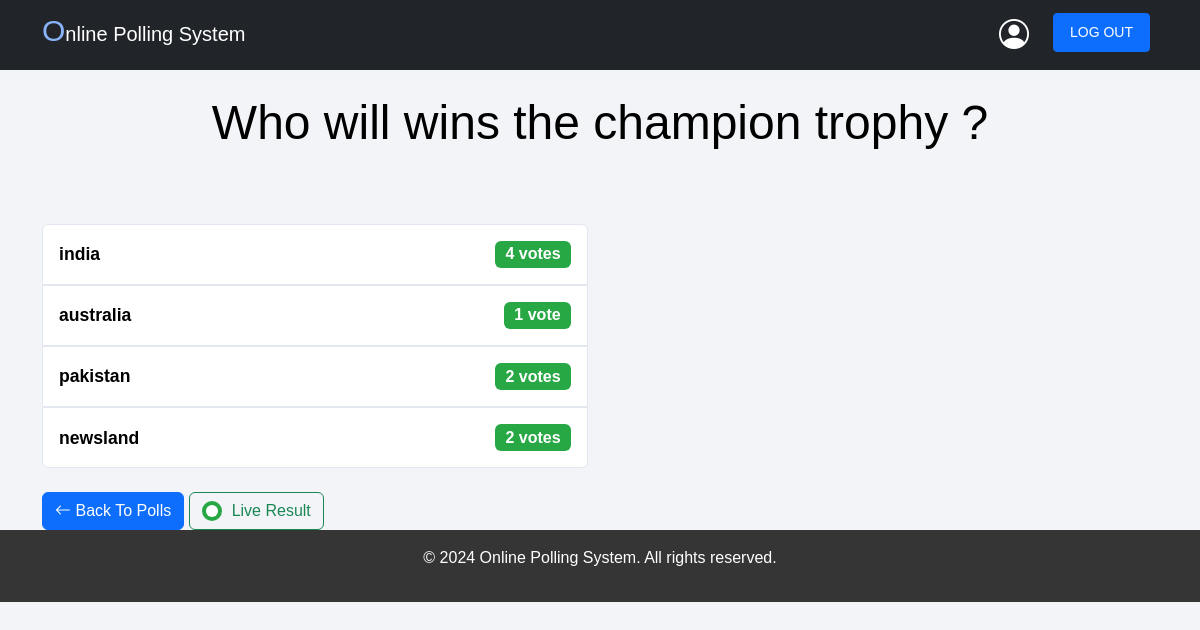
/polls/4/results/ (signed in), run on the app's committed database.
### polls/models.py (models this page shows, shortened)
class Question(models.Model):
    question_text = models.CharField(max_length=200)
    pub_date = models.DateTimeField('date published')

class Choice(models.Model):
    question = models.ForeignKey(Question, on_delete=models.CASCADE)
    choice_text = models.CharField(max_length=200)
    votes = models.IntegerField(default=0)

### polls/views.py (the view)
# urls.py: path('<int:question_id>/results/', views.results, name='results'),
@login_required
def results(request, question_id):
    question = Question.objects.filter(pk=question_id).first()
    if question is None:
        return render(request, 'polls/error.html', {'error_message': 'Question not found'}, status=404)
    user_vote = UserVote.objects.filter(user=request.user, question=question).first()
    context = {
        'question': question,
        'user_vote_count': user_vote.vote_count if user_vote else 0,
    }
    return render(request, 'polls/results.html', context)

### templates/polls/results.html (shortened to what this page needs)
{% extends 'base.html' %}
{% block content %}
<h2 class="mt-4 mb-4 text-center display-5" style="color: black;">{{ question.question_text }}</h2>
<div class="container">
    <div class="row">
        <div class="col-12 col-md-6">
            <ul class="list-group mt-5">
                {% for choice in question.choice_set.all %}
                    <li class="list-group-item d-flex justify-content-between align-items-center p-3"
                        style="border: 1px solid #E3E8F0; background-color: #ffffff;">
                        <span style="font-weight: 600; font-size: 1.1rem; color: #000000;">
                            {{ choice.choice_text }}
                        </span>
                        <span class="badge" style="background-color: #28A745; color: white; font-size: 1rem;">
                            {{ choice.votes }} vote{{ choice.votes | pluralize }}
                        </span>
                    </li>
                {% endfor %}
            </ul>
            <div class="mt-4">
                <a class="btn btn-primary" href="{% url 'polls:index' %}">
                    <i class="bi bi-arrow-left"></i> Back To Polls
                </a>
                <button class="btn btn-outline-success" style="display: inline-flex; align-items: center; pointer-events: none; cursor: default;">
                    <div style="border-radius: 50%; width: 20px; height: 20px; background-color: #28A745; margin-right: 10px; position: relative;">
                        <div style="width: 12px; height: 12px; background-color: white; border-radius: 50%; position: absolute; top: 4px; left: 4px;"></div>
                    </div>
                    Live Result
                </button>
            </div>
        </div>
        <div class="col-12 col-md-6">
        </div>
    </div>
</div>
{% endblock %}

### static/css/style.css (style rules this page uses)
body { color: rgb(2, 12, 22); }

### templates/base.html (style rules this page uses)
body { background:#F2F4F7; font-family: 'Arial', sans-serif; }
body { min-height: 100vh; margin: 0; color: #ffffff; }

### data on the page
Question: question_text "Who will wins the champion trophy ?"
Choice: choice_text "india", votes "4", votes|pluralize "s"
Choice: choice_text "australia", votes "1"
Choice: choice_text "pakistan", votes "2", votes|pluralize "s"
Choice: choice_text "newsland", votes "2", votes|pluralize "s"
